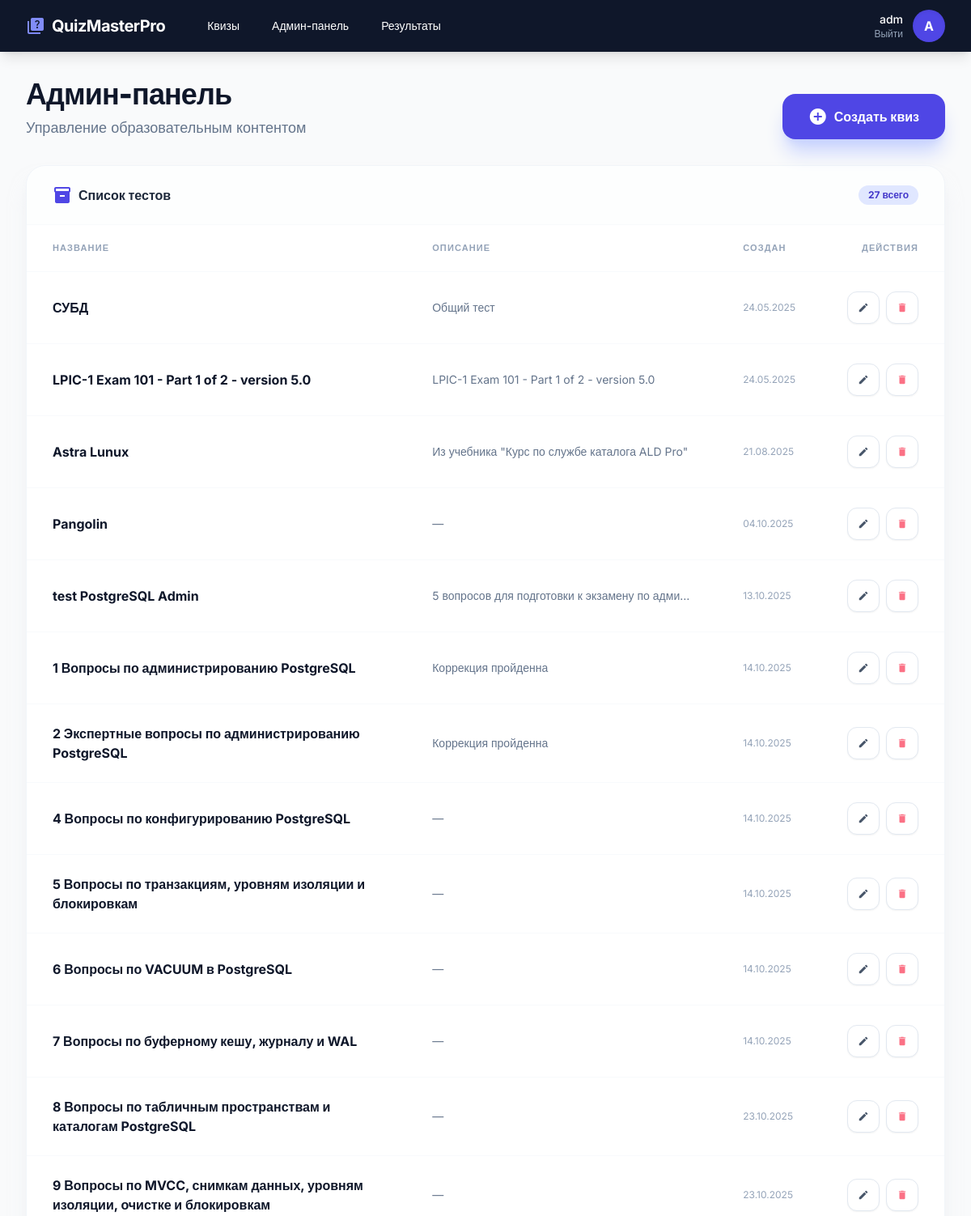
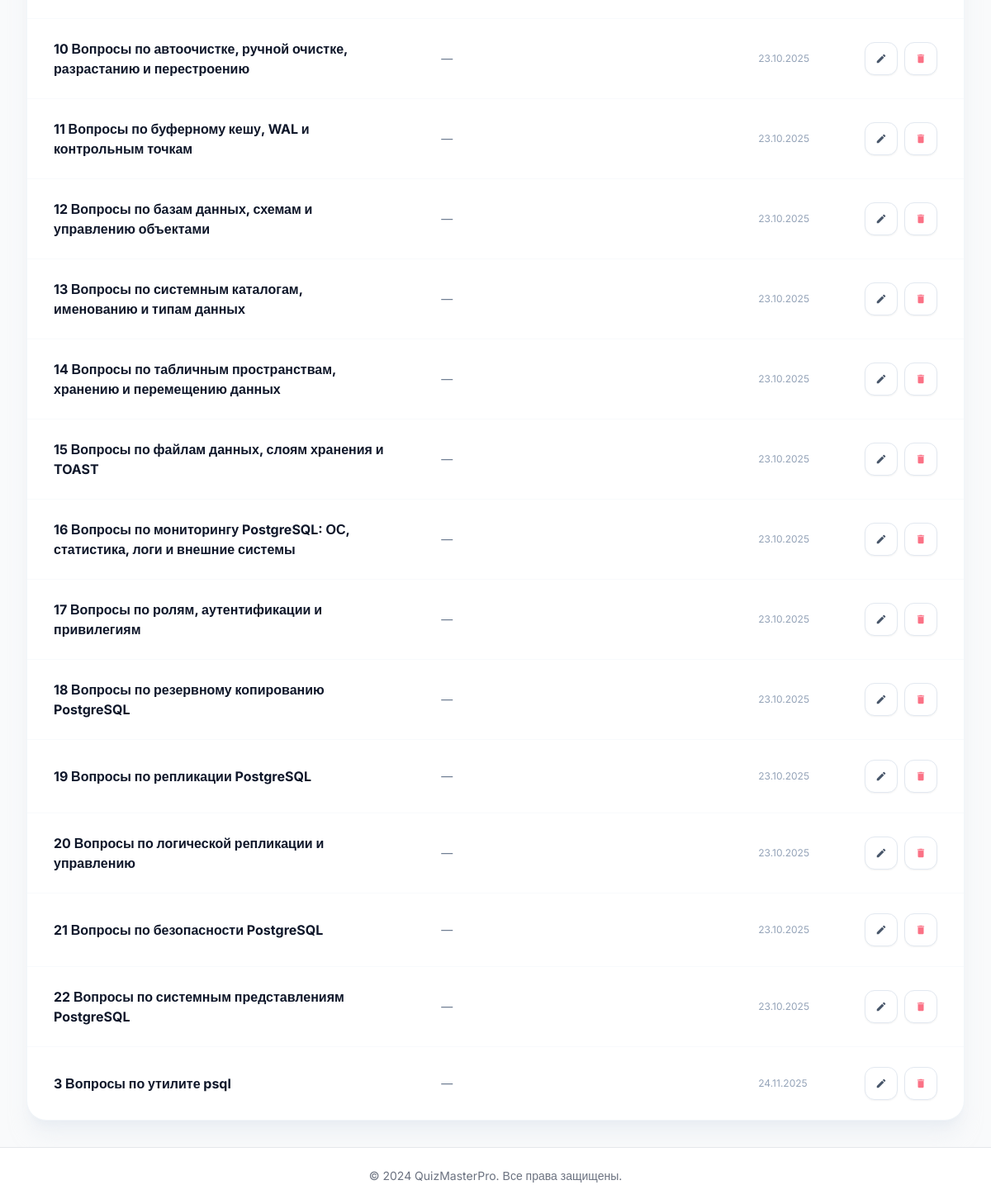
The app's page /admin (signed in), older data (2 pictures, top to bottom).
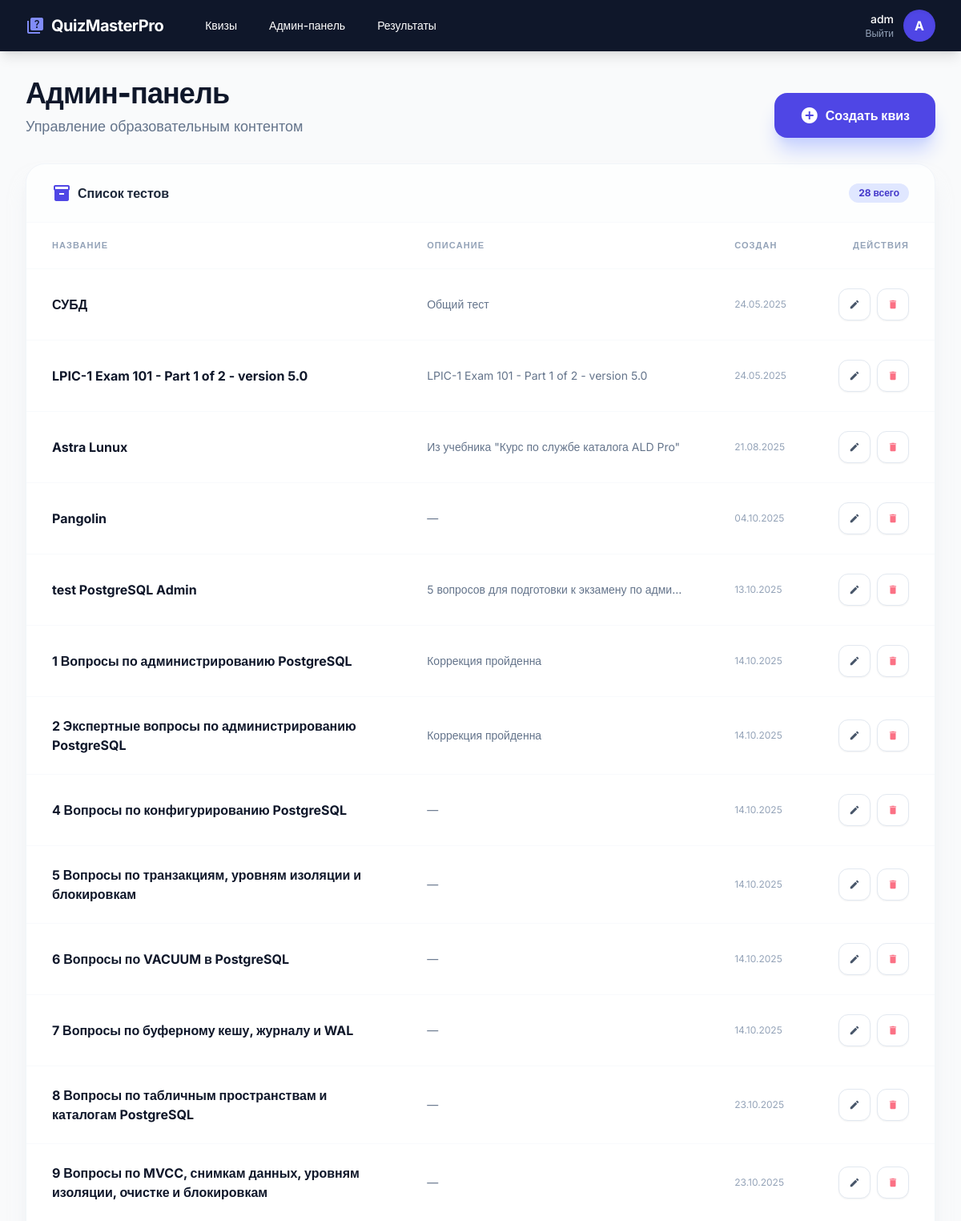
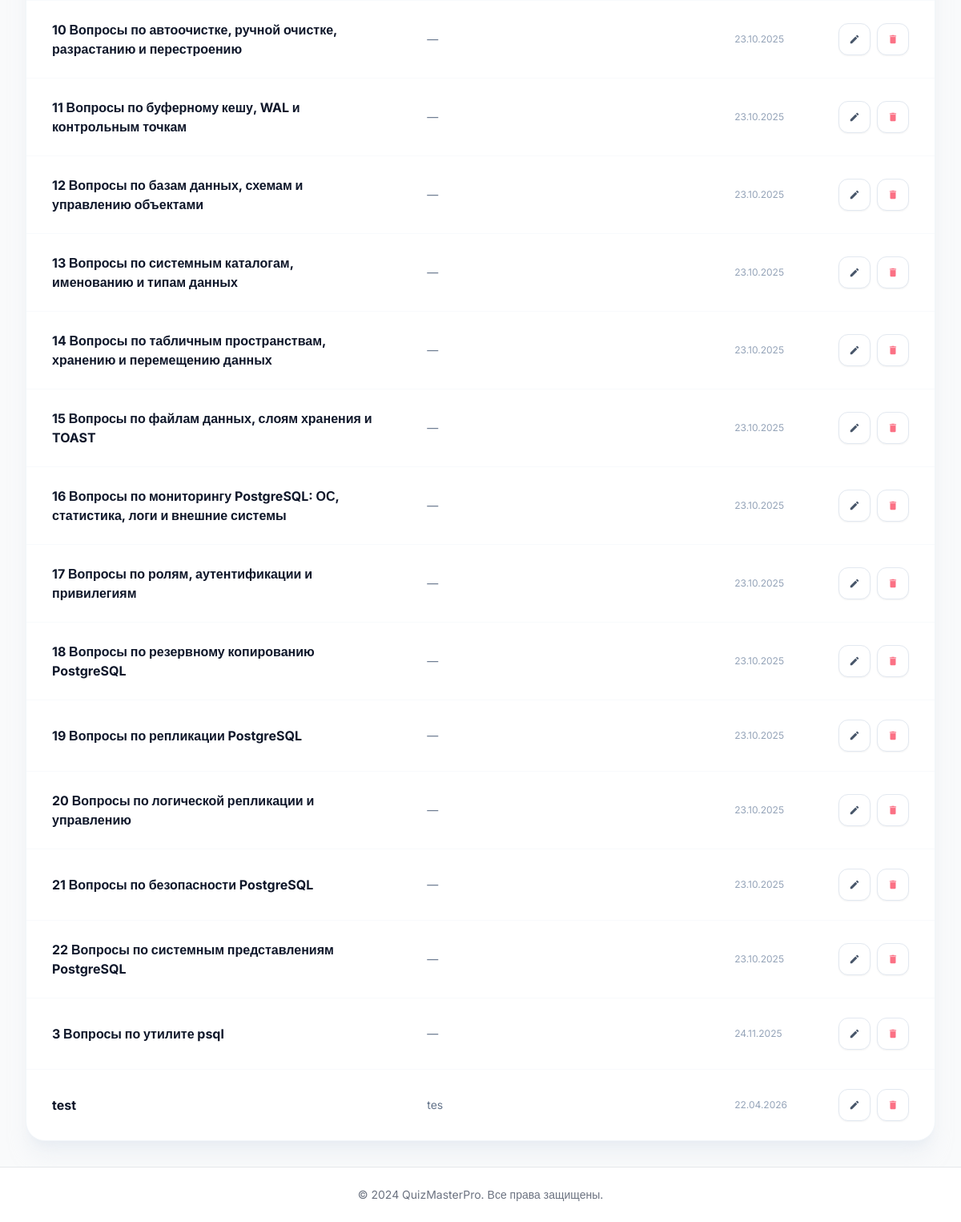
The same page, newer data (2 pictures, top to bottom).
### app/models.py (models this page shows, shortened)
class Quiz(db.Model):
    id = db.Column(db.Integer, primary_key=True)
    title = db.Column(db.String(128), nullable=False)
    description = db.Column(db.Text)
    created_at = db.Column(db.DateTime, default=datetime.utcnow)
    created_by = db.Column(db.Integer, db.ForeignKey('user.id'))
    is_active = db.Column(db.Boolean, default=True)
    questions = db.relationship('Question', backref='quiz', lazy='dynamic', cascade='all, delete-orphan')

### app/routes/admin_routes.py (the view)
@admin_bp.route('/admin')
@admin_required
def dashboard():
    quizzes = Quiz.query.all()
    logger.info(f'Admin {current_user.username} accessed admin dashboard')
    return render_template('admin/dashboard.html', quizzes=quizzes)

### app/__init__.py (called while the page is built)
def create_app():
    app = Flask(__name__)
    app.config.from_object(Config)
    db.init_app(app)
    login_manager.init_app(app)
    login_manager.login_view = 'auth.login'
    from app.routes.main import main_bp
    from app.routes.auth_routes import auth_bp
    from app.routes.quiz_routes import quiz_bp
    from app.routes.admin_routes import admin_bp
    app.register_blueprint(main_bp)
    app.register_blueprint(auth_bp, url_prefix='/auth')
    app.register_blueprint(quiz_bp, url_prefix='/quizzes')
    app.register_blueprint(admin_bp)
    @login_manager.user_loader
    def load_user(user_id):
        from app.models import User
        return User.query.get(int(user_id))
    return app

### app/routes/admin_routes.py (called while the page is built)
def admin_required(f):
    @wraps(f)
    def decorated_function(*args, **kwargs):
        if not current_user.is_authenticated or not current_user.is_admin:
            logger.warning(f'Unauthorized access attempt by {current_user.username if current_user.is_authenticated else "anonymous"} to admin route')
            flash('Access denied. Admin privileges required.', 'error')
            return redirect(url_for('auth.login'))
        return f(*args, **kwargs)
    return decorated_function

### app/templates/admin/dashboard.html (shortened to what the changed rows need)
{% extends "base.html" %}
{% block content %}
<div class="space-y-8">
    <div class="flex flex-col md:flex-row md:items-end justify-between gap-6">
        <div>
            <h1 class="text-4xl font-black text-slate-900 tracking-tight">Админ-панель</h1>
        </div>
    </div>
    <div class="bg-white rounded-3xl shadow-xl shadow-slate-200/50 border border-slate-100 overflow-hidden">
        <div class="px-8 py-6 border-b border-slate-50 bg-slate-50/30 flex items-center justify-between">
            <h3 class="font-bold text-slate-800 flex items-center">
                <span class="material-icons text-indigo-600 mr-2">inventory_2</span>
                Список тестов
            </h3>
            <span class="px-3 py-1 bg-indigo-100 text-indigo-700 text-xs font-bold rounded-full">
                {{ quizzes|length }} всего
            </span>
        </div>
        {% if quizzes %}
            <div class="overflow-x-auto">
                <table class="w-full text-left border-collapse">
                    <thead>
                        <tr class="text-slate-400 text-[11px] uppercase tracking-widest font-bold">
                            <th class="px-8 py-5 border-b border-slate-50">Название</th>
                            <th class="px-8 py-5 border-b border-slate-50">Описание</th>
                            <th class="px-8 py-5 border-b border-slate-50">Создан</th>
                            <th class="px-8 py-5 border-b border-slate-50 text-right">Действия</th>
                        </tr>
                    </thead>
                    <tbody class="divide-y divide-slate-50">
                        {% for quiz in quizzes %}
                        <tr class="hover:bg-slate-50/50 transition-colors">
                            <td class="px-8 py-6">
                                <div class="font-bold text-slate-900">{{ quiz.title }}</div>
                            </td>
                            <td class="px-8 py-6">
                                <div class="text-slate-500 text-sm max-w-xs truncate">{{ quiz.description or '—' }}</div>
                            </td>
                            <td class="px-8 py-6 whitespace-nowrap">
                                <div class="text-slate-400 text-xs">{{ quiz.created_at.strftime('%d.%m.%Y') }}</div>
                            </td>
                            <td class="px-8 py-6 text-right whitespace-nowrap">
                                <div class="flex justify-end space-x-2">
                                    <a href="{{ url_for('admin.edit_quiz', quiz_id=quiz.id) }}"
                                       title="Изменить"
                                       class="w-10 h-10 flex items-center justify-center bg-white border border-slate-200 text-slate-600 hover:border-indigo-600 hover:text-indigo-600 rounded-xl transition-all shadow-sm">
                                        <span class="material-icons text-sm">edit</span>
                                    </a>
                                    <button onclick="deleteQuiz({{ quiz.id }})"
                                            title="Удалить"
                                            class="w-10 h-10 flex items-center justify-center bg-white border border-slate-200 text-rose-400 hover:border-rose-600 hover:text-rose-600 rounded-xl transition-all shadow-sm">
                                        <span class="material-icons text-sm">delete</span>
                                    </button>
                                </div>
                            </td>
                        </tr>
                        {% endfor %}
                    </tbody>
                </table>
            </div>
        {% else %}
            <div class="py-20 text-center">
                <p class="text-slate-400 font-medium">Тестов пока нет. Самое время создать первый!</p>
            </div>
        {% endif %}
    </div>
</div>
{% endblock %}

Row changes from the older to the newer data that the page shows:
added Quiz: title "test", description "tes", created_at "22.04.2026"
Text that changed along with them:
{{ quizzes|length }}: "27" → "28"
